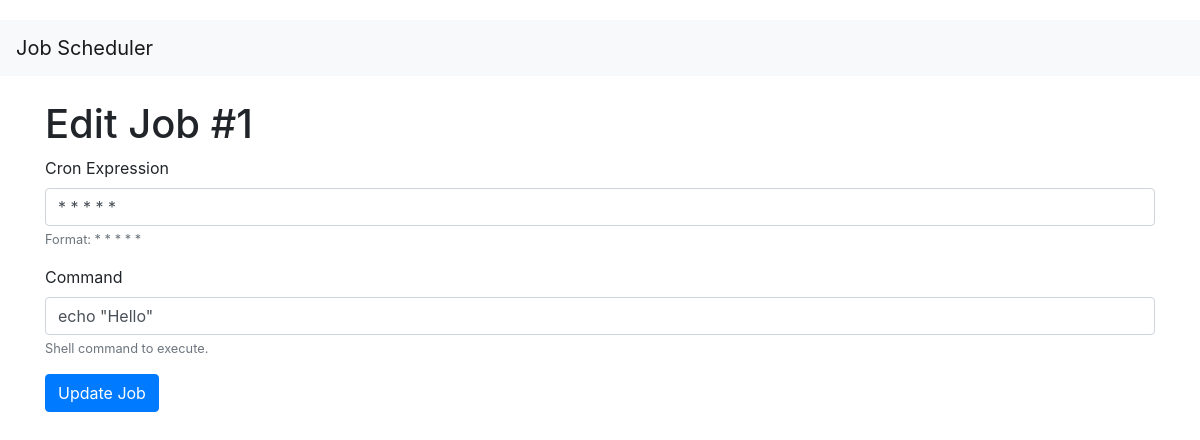
Screenshot of /edit/1 with the database file from the repository.
### app.py (models this page shows)
class Job(db.Model):
    __tablename__ = 'jobs'
    id = db.Column(db.Integer, primary_key=True)
    cron_expression = db.Column(db.String(120), nullable=False)
    command = db.Column(db.String(500), nullable=False)
    next_run_time = db.Column(db.DateTime)
    status = db.Column(db.String(10), default='Active')  # 'Active' or 'Inactive'
    executions = db.relationship('JobExecution', backref='job', cascade='all, delete-orphan')

### app.py (the view, shortened to what this page needs)
@app.route('/edit/<int:job_id>', methods=['GET', 'POST'])
def edit_job(job_id):
    job = Job.query.get_or_404(job_id)
    return render_template('edit_job.html', job=job)

### templates/edit_job.html
{% extends 'base.html' %}
{% block content %}
<h1>Edit Job #{{ job.id }}</h1>
<form method="post">
    <div class="form-group">
        <label for="cron_expression">Cron Expression</label>
        <input type="text" class="form-control" id="cron_expression" name="cron_expression" value="{{ job.cron_expression }}" required>
        <small class="form-text text-muted">Format: * * * * *</small>
    </div>
    <div class="form-group">
        <label for="command">Command</label>
        <input type="text" class="form-control" id="command" name="command" value="{{ job.command }}" required>
        <small class="form-text text-muted">Shell command to execute.</small>
    </div>
    <button type="submit" class="btn btn-primary">Update Job</button>
</form>
{% endblock %}

### static/styles.css (style rules this page uses)
body { padding-top: 20px; }

### rows the page displays
Job: id "1", cron_expression "* * * * *", command "echo \"Hello\""
